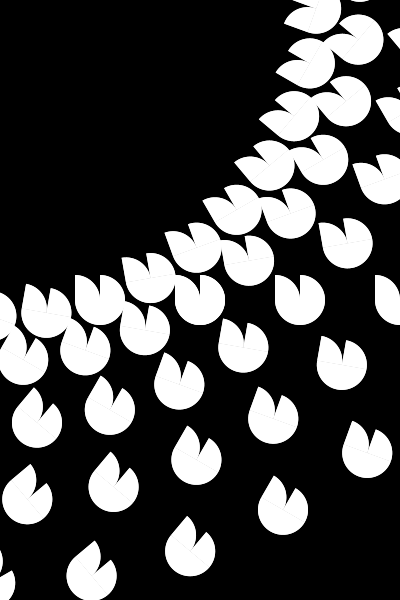
Frame 1 (no input)
Frame 60 (the mouse pressed at the canvas centre just before this capture): identical to frame 1, image omitted
Frame 120 (the mouse held since frame 60 and released just before this capture): identical to frame 1, image omitted

The Processing sketch that drew this single still picture (run headless with seeded random() and noise(); from frame 60 on, the mouse is pressed at the canvas centre):

// Processing sketch: processing_85930
// ── processing_85930.pde

void setup()
{size(400,600);

}

void draw()
{

background(0);

noStroke();
//forme1
fill(255);
beginShape();
arc(200,300, 50, 50,0,PI);
arc(175, 300, 50, 50,-PI/2,0);
arc(200, 300, 50, 50,-PI/2,0);
endShape(CLOSE);




for (int i=0;i<360;i+=5){
rotate(radians(10));
fill(255);
beginShape();
arc(200,300, 50, 50,0,PI);
arc(175, 300, 50, 50,-PI/2,0);
arc(200, 300, 50, 50,-PI/2,0);
endShape(CLOSE);}


for (int i=0;i<360;i+=5){
rotate(radians(10));
fill(255);
beginShape();
arc(300,300, 50, 50,0,PI);
arc(275, 300, 50, 50,-PI/2,0);
arc(300, 300, 50, 50,-PI/2,0);
endShape(CLOSE);}

for (int i=0;i<360;i+=5){
rotate(radians(10));
fill(255);
beginShape();
arc(100,300, 50, 50,0,PI);
arc(75, 300, 50, 50,-PI/2,0);
arc(100, 300, 50, 50,-PI/2,0);
endShape(CLOSE);}

for (int i=0;i<360;i+=5){
rotate(radians(10));
fill(255);
beginShape();
arc(400,300, 50, 50,0,PI);
arc(375, 300, 50, 50,-PI/2,0);
arc(400, 300, 50, 50,-PI/2,0);
endShape(CLOSE);}

for (int i=0;i<360;i+=5){
rotate(radians(10));
fill(255);
beginShape();
arc(500,300, 50, 50,0,PI);
arc(475, 300, 50, 50,-PI/2,0);
arc(500, 300, 50, 50,-PI/2,0);
endShape(CLOSE);}


}
